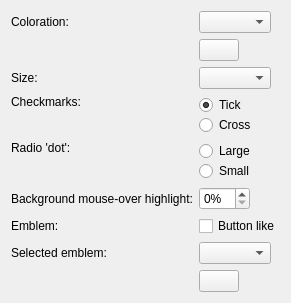
     <widget class="QWidget" name="page_9">
      <layout class="QFormLayout" name="formLayout_10">
       <property name="fieldGrowthPolicy">
        <enum>QFormLayout::ExpandingFieldsGrow</enum>
       </property>
       <item row="0" column="0">
        <widget class="QLabel" name="label_22">
         <property name="text">
          <string>Coloration:</string>
         </property>
        </widget>
       </item>
       <item row="0" column="1">
        <widget class="QComboBox" name="shadeCheckRadio">
         <property name="toolTip">
          <string>&lt;p&gt;Controls the color of the indicator part of a check or radio - ie. the 'dot' or 'check' mark.</string>
         </property>
        </widget>
       </item>
       <item row="1" column="1">
        <widget class="KColorButton" name="customCheckRadioColor">
         <property name="sizePolicy">
          <sizepolicy hsizetype="Fixed" vsizetype="Fixed">
           <horstretch>0</horstretch>
           <verstretch>0</verstretch>
          </sizepolicy>
         </property>
         <property name="toolTip">
          <string>&lt;p&gt;Sets the custom color.</string>
         </property>
         <property name="text">
          <string/>
         </property>
        </widget>
       </item>
       <item row="3" column="0">
        <widget class="QLabel" name="label_53">
         <property name="text">
          <string>Checkmarks:</string>
         </property>
         <property name="alignment">
          <set>Qt::AlignLeading|Qt::AlignLeft|Qt::AlignTop</set>
         </property>
         <property name="margin">
          <number>1</number>
         </property>
        </widget>
       </item>
       <item row="3" column="1">
        <widget class="QFrame" name="frame_3">
         <property name="frameShape">
          <enum>QFrame::NoFrame</enum>
         </property>
         <property name="frameShadow">
          <enum>QFrame::Plain</enum>
         </property>
         <property name="lineWidth">
          <number>0</number>
         </property>
         <layout class="QVBoxLayout" name="verticalLayout_7">
          <property name="spacing">
           <number>0</number>
          </property>
          <property name="leftMargin">
           <number>0</number>
          </property>
          <property name="topMargin">
           <number>0</number>
          </property>
          <property name="rightMargin">
           <number>0</number>
          </property>
          <property name="bottomMargin">
           <number>0</number>
          </property>
          <item>
           <widget class="QRadioButton" name="xCheck_false">
            <property name="toolTip">
             <string>&lt;p&gt;If enabled, checkboxes will have a 'tick' to indicate that they are selected.</string>
            </property>
            <property name="text">
             <string>Tick</string>
            </property>
            <property name="checked">
             <bool>true</bool>
            </property>
           </widget>
          </item>
          <item>
           <widget class="QRadioButton" name="xCheck">
            <property name="toolTip">
             <string>&lt;p&gt;If enabled, checkboxes will have a 'cross' (or 'X') to indicate that they are selected.</string>
            </property>
            <property name="text">
             <string>Cross</string>
            </property>
           </widget>
          </item>
         </layout>
        </widget>
       </item>
       <item row="4" column="0">
        <widget class="QLabel" name="label_71">
         <property name="text">
          <string>Radio 'dot':</string>
         </property>
         <property name="alignment">
          <set>Qt::AlignLeading|Qt::AlignLeft|Qt::AlignTop</set>
         </property>
         <property name="margin">
          <number>1</number>
         </property>
        </widget>
       </item>
       <item row="4" column="1">
        <widget class="QFrame" name="frame_7">
         <property name="frameShape">
          <enum>QFrame::NoFrame</enum>
         </property>
         <property name="frameShadow">
          <enum>QFrame::Plain</enum>
         </property>
         <property name="lineWidth">
          <number>0</number>
         </property>
         <layout class="QVBoxLayout" name="verticalLayout_11">
          <property name="spacing">
           <number>0</number>
          </property>
          <property name="leftMargin">
           <number>0</number>
          </property>
          <property name="topMargin">
           <number>0</number>
          </property>
          <property name="rightMargin">
           <number>0</number>
          </property>
          <property name="bottomMargin">
           <number>0</number>
          </property>
          <item>
           <widget class="QRadioButton" name="smallRadio_false">
            <property name="toolTip">
             <string>&lt;p&gt;If enabled, radio buttons will have a large 'dot' to indicate that they are selected.</string>
            </property>
            <property name="text">
             <string>Large</string>
            </property>
           </widget>
          </item>
          <item>
           <widget class="QRadioButton" name="smallRadio">
            <property name="toolTip">
             <string>&lt;p&gt;If enabled, radio buttons will have a small 'dot' to indicate that they are selected.</string>
            </property>
            <property name="text">
             <string>Small</string>
            </property>
           </widget>
          </item>
         </layout>
        </widget>
       </item>
       <item row="5" column="0">
        <widget class="QLabel" name="label_54">
         <property name="text">
          <string>Background mouse-over highlight:</string>
         </property>
        </widget>
       </item>
       <item row="5" column="1">
        <widget class="QSpinBox" name="crHighlight">
         <property name="toolTip">
          <string>&lt;p&gt;Defines by how much the theme should brighten (or darken) the background of the text associated with a checkbox, or radio button, when the mouse hovers over it.</string>
         </property>
         <property name="suffix">
          <string>%</string>
         </property>
        </widget>
       </item>
       <item row="6" column="0">
        <widget class="QLabel" name="label_70">
         <property name="text">
          <string>Emblem:</string>
         </property>
        </widget>
       </item>
       <item row="6" column="1">
        <widget class="QCheckBox" name="crButton">
         <property name="toolTip">
          <string>&lt;p&gt;Controls whether the background of the checkbox, or radio button, should appear sunken like or button like.</string>
         </property>
         <property name="text">
          <string>Button like</string>
         </property>
        </widget>
       </item>
       <item row="2" column="0">
        <widget class="QLabel" name="label_87">
         <property name="text">
          <string>Size:</string>
         </property>
        </widget>
       </item>
       <item row="2" column="1">
        <widget class="QComboBox" name="crSize">
         <property name="toolTip">
          <string>&lt;p&gt;Configures the size of checkboxes and radio buttons.</string>
         </property>
        </widget>
       </item>
       <item row="7" column="1">
        <widget class="QComboBox" name="crColor">
         <property name="toolTip">
          <string>&lt;p&gt;Sets the color of selected checkboxes and radio buttons when these are set to 'button like'.</string>
         </property>
        </widget>
       </item>
       <item row="8" column="1">
        <widget class="KColorButton" name="customCrBgndColor">
         <property name="toolTip">
          <string>&lt;p&gt;Sets the custom color.</string>
         </property>
        </widget>
       </item>
       <item row="7" column="0">
        <widget class="QLabel" name="label_88">
         <property name="text">
          <string>Selected emblem:</string>
         </property>
        </widget>
       </item>
      </layout>
     </widget>
